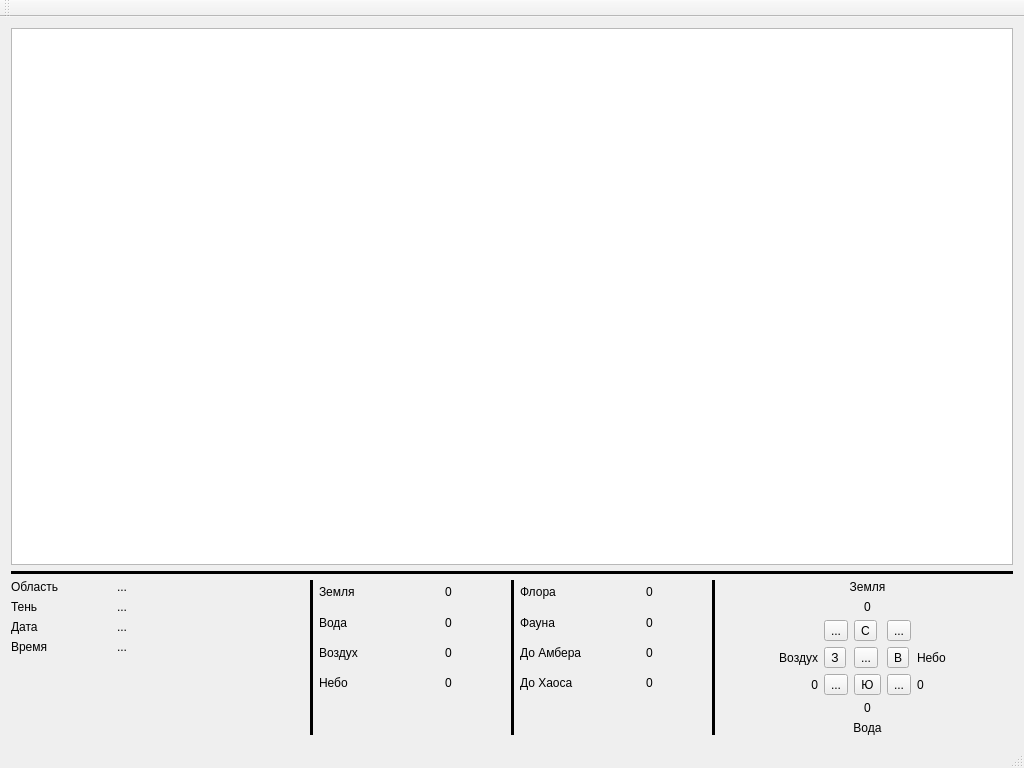
<?xml version="1.0" encoding="UTF-8"?>
<ui version="4.0">
 <class>ShadowsView</class>
 <widget class="QMainWindow" name="ShadowsView">
  <property name="geometry">
   <rect>
    <x>0</x>
    <y>0</y>
    <width>1024</width>
    <height>768</height>
   </rect>
  </property>
  <property name="sizePolicy">
   <sizepolicy hsizetype="Fixed" vsizetype="Fixed">
    <horstretch>0</horstretch>
    <verstretch>0</verstretch>
   </sizepolicy>
  </property>
  <property name="minimumSize">
   <size>
    <width>800</width>
    <height>600</height>
   </size>
  </property>
  <property name="maximumSize">
   <size>
    <width>1024</width>
    <height>768</height>
   </size>
  </property>
  <property name="windowTitle">
   <string>Амбер</string>
  </property>
  <widget class="QWidget" name="centralWidget">
   <layout class="QVBoxLayout" name="verticalLayout">
    <item>
     <widget class="QPlainTextEdit" name="pte_amberLog">
      <property name="plainText">
       <string/>
      </property>
     </widget>
    </item>
    <item>
     <widget class="Line" name="line_5">
      <property name="frameShadow">
       <enum>QFrame::Plain</enum>
      </property>
      <property name="lineWidth">
       <number>4</number>
      </property>
      <property name="orientation">
       <enum>Qt::Horizontal</enum>
      </property>
     </widget>
    </item>
    <item>
     <layout class="QHBoxLayout" name="horizontalLayout">
      <item>
       <layout class="QFormLayout" name="formLayout">
        <property name="fieldGrowthPolicy">
         <enum>QFormLayout::AllNonFixedFieldsGrow</enum>
        </property>
        <item row="0" column="0">
         <widget class="QLabel" name="l_areaName">
          <property name="sizePolicy">
           <sizepolicy hsizetype="Fixed" vsizetype="Preferred">
            <horstretch>0</horstretch>
            <verstretch>0</verstretch>
           </sizepolicy>
          </property>
          <property name="minimumSize">
           <size>
            <width>100</width>
            <height>0</height>
           </size>
          </property>
          <property name="text">
           <string>Область</string>
          </property>
         </widget>
        </item>
        <item row="0" column="1">
         <widget class="QLabel" name="l_area">
          <property name="sizePolicy">
           <sizepolicy hsizetype="Fixed" vsizetype="Preferred">
            <horstretch>0</horstretch>
            <verstretch>0</verstretch>
           </sizepolicy>
          </property>
          <property name="minimumSize">
           <size>
            <width>150</width>
            <height>0</height>
           </size>
          </property>
          <property name="text">
           <string>...</string>
          </property>
         </widget>
        </item>
        <item row="1" column="0">
         <widget class="QLabel" name="l_shadowName">
          <property name="text">
           <string>Тень</string>
          </property>
         </widget>
        </item>
        <item row="1" column="1">
         <widget class="QLabel" name="l_shadow">
          <property name="text">
           <string>...</string>
          </property>
         </widget>
        </item>
        <item row="2" column="0">
         <widget class="QLabel" name="label_9">
          <property name="text">
           <string>Дата</string>
          </property>
         </widget>
        </item>
        <item row="2" column="1">
         <widget class="QLabel" name="l_date">
          <property name="text">
           <string>...</string>
          </property>
         </widget>
        </item>
        <item row="3" column="0">
         <widget class="QLabel" name="label_11">
          <property name="text">
           <string>Время</string>
          </property>
         </widget>
        </item>
        <item row="3" column="1">
         <widget class="QLabel" name="l_time">
          <property name="text">
           <string>...</string>
          </property>
         </widget>
        </item>
       </layout>
      </item>
      <item>
       <widget class="Line" name="line">
        <property name="frameShadow">
         <enum>QFrame::Plain</enum>
        </property>
        <property name="lineWidth">
         <number>4</number>
        </property>
        <property name="orientation">
         <enum>Qt::Vertical</enum>
        </property>
       </widget>
      </item>
      <item>
       <layout class="QGridLayout" name="gridLayout_4" columnminimumwidth="0,0">
        <item row="3" column="0">
         <widget class="QLabel" name="l_skyName_2">
          <property name="sizePolicy">
           <sizepolicy hsizetype="Preferred" vsizetype="Preferred">
            <horstretch>0</horstretch>
            <verstretch>0</verstretch>
           </sizepolicy>
          </property>
          <property name="minimumSize">
           <size>
            <width>120</width>
            <height>0</height>
           </size>
          </property>
          <property name="text">
           <string>Небо</string>
          </property>
          <property name="alignment">
           <set>Qt::AlignLeading|Qt::AlignLeft|Qt::AlignVCenter</set>
          </property>
         </widget>
        </item>
        <item row="0" column="1">
         <widget class="QLabel" name="l_ground_2">
          <property name="sizePolicy">
           <sizepolicy hsizetype="Fixed" vsizetype="Preferred">
            <horstretch>0</horstretch>
            <verstretch>0</verstretch>
           </sizepolicy>
          </property>
          <property name="minimumSize">
           <size>
            <width>60</width>
            <height>0</height>
           </size>
          </property>
          <property name="maximumSize">
           <size>
            <width>32</width>
            <height>16777215</height>
           </size>
          </property>
          <property name="text">
           <string>0</string>
          </property>
          <property name="alignment">
           <set>Qt::AlignLeading|Qt::AlignLeft|Qt::AlignVCenter</set>
          </property>
         </widget>
        </item>
        <item row="2" column="1">
         <widget class="QLabel" name="l_air_2">
          <property name="minimumSize">
           <size>
            <width>0</width>
            <height>0</height>
           </size>
          </property>
          <property name="maximumSize">
           <size>
            <width>16777215</width>
            <height>16777215</height>
           </size>
          </property>
          <property name="text">
           <string>0</string>
          </property>
          <property name="alignment">
           <set>Qt::AlignLeading|Qt::AlignLeft|Qt::AlignVCenter</set>
          </property>
         </widget>
        </item>
        <item row="1" column="1">
         <widget class="QLabel" name="l_water_2">
          <property name="minimumSize">
           <size>
            <width>0</width>
            <height>0</height>
           </size>
          </property>
          <property name="maximumSize">
           <size>
            <width>32</width>
            <height>16777215</height>
           </size>
          </property>
          <property name="text">
           <string>0</string>
          </property>
          <property name="alignment">
           <set>Qt::AlignLeading|Qt::AlignLeft|Qt::AlignVCenter</set>
          </property>
         </widget>
        </item>
        <item row="3" column="1">
         <widget class="QLabel" name="l_sky_2">
          <property name="minimumSize">
           <size>
            <width>0</width>
            <height>0</height>
           </size>
          </property>
          <property name="maximumSize">
           <size>
            <width>16777215</width>
            <height>16777215</height>
           </size>
          </property>
          <property name="text">
           <string>0</string>
          </property>
         </widget>
        </item>
        <item row="1" column="0">
         <widget class="QLabel" name="l_waterName_2">
          <property name="sizePolicy">
           <sizepolicy hsizetype="Preferred" vsizetype="Preferred">
            <horstretch>0</horstretch>
            <verstretch>0</verstretch>
           </sizepolicy>
          </property>
          <property name="minimumSize">
           <size>
            <width>120</width>
            <height>0</height>
           </size>
          </property>
          <property name="text">
           <string>Вода</string>
          </property>
          <property name="alignment">
           <set>Qt::AlignLeading|Qt::AlignLeft|Qt::AlignVCenter</set>
          </property>
         </widget>
        </item>
        <item row="4" column="0">
         <spacer name="verticalSpacer">
          <property name="orientation">
           <enum>Qt::Vertical</enum>
          </property>
          <property name="sizeType">
           <enum>QSizePolicy::Minimum</enum>
          </property>
          <property name="sizeHint" stdset="0">
           <size>
            <width>20</width>
            <height>40</height>
           </size>
          </property>
         </spacer>
        </item>
        <item row="0" column="0">
         <widget class="QLabel" name="l_groundName_2">
          <property name="sizePolicy">
           <sizepolicy hsizetype="Fixed" vsizetype="Preferred">
            <horstretch>0</horstretch>
            <verstretch>0</verstretch>
           </sizepolicy>
          </property>
          <property name="minimumSize">
           <size>
            <width>120</width>
            <height>0</height>
           </size>
          </property>
          <property name="maximumSize">
           <size>
            <width>120</width>
            <height>16777215</height>
           </size>
          </property>
          <property name="text">
           <string>Земля</string>
          </property>
          <property name="alignment">
           <set>Qt::AlignLeading|Qt::AlignLeft|Qt::AlignVCenter</set>
          </property>
         </widget>
        </item>
        <item row="2" column="0">
         <widget class="QLabel" name="l_airName_2">
          <property name="sizePolicy">
           <sizepolicy hsizetype="Minimum" vsizetype="Preferred">
            <horstretch>0</horstretch>
            <verstretch>0</verstretch>
           </sizepolicy>
          </property>
          <property name="minimumSize">
           <size>
            <width>120</width>
            <height>0</height>
           </size>
          </property>
          <property name="text">
           <string>Воздух</string>
          </property>
          <property name="alignment">
           <set>Qt::AlignLeading|Qt::AlignLeft|Qt::AlignVCenter</set>
          </property>
         </widget>
        </item>
       </layout>
      </item>
      <item>
       <widget class="Line" name="line_2">
        <property name="frameShadow">
         <enum>QFrame::Plain</enum>
        </property>
        <property name="lineWidth">
         <number>4</number>
        </property>
        <property name="orientation">
         <enum>Qt::Vertical</enum>
        </property>
       </widget>
      </item>
      <item>
       <layout class="QGridLayout" name="gridLayout_3" columnminimumwidth="0,0">
        <item row="2" column="1">
         <widget class="QLabel" name="l_amberDistance">
          <property name="minimumSize">
           <size>
            <width>0</width>
            <height>0</height>
           </size>
          </property>
          <property name="maximumSize">
           <size>
            <width>16777215</width>
            <height>16777215</height>
           </size>
          </property>
          <property name="text">
           <string>0</string>
          </property>
         </widget>
        </item>
        <item row="0" column="0">
         <widget class="QLabel" name="l_floraName">
          <property name="sizePolicy">
           <sizepolicy hsizetype="Fixed" vsizetype="Preferred">
            <horstretch>0</horstretch>
            <verstretch>0</verstretch>
           </sizepolicy>
          </property>
          <property name="minimumSize">
           <size>
            <width>120</width>
            <height>0</height>
           </size>
          </property>
          <property name="maximumSize">
           <size>
            <width>120</width>
            <height>16777215</height>
           </size>
          </property>
          <property name="text">
           <string>Флора</string>
          </property>
         </widget>
        </item>
        <item row="1" column="0">
         <widget class="QLabel" name="l_faunaName">
          <property name="text">
           <string>Фауна</string>
          </property>
         </widget>
        </item>
        <item row="0" column="1">
         <widget class="QLabel" name="l_flora">
          <property name="sizePolicy">
           <sizepolicy hsizetype="Fixed" vsizetype="Preferred">
            <horstretch>0</horstretch>
            <verstretch>0</verstretch>
           </sizepolicy>
          </property>
          <property name="minimumSize">
           <size>
            <width>60</width>
            <height>0</height>
           </size>
          </property>
          <property name="maximumSize">
           <size>
            <width>60</width>
            <height>16777215</height>
           </size>
          </property>
          <property name="text">
           <string>0</string>
          </property>
         </widget>
        </item>
        <item row="2" column="0">
         <widget class="QLabel" name="l_amberDistanceName">
          <property name="text">
           <string>До Амбера</string>
          </property>
         </widget>
        </item>
        <item row="3" column="0">
         <widget class="QLabel" name="l_chaosDistanceName">
          <property name="text">
           <string>До Хаоса</string>
          </property>
         </widget>
        </item>
        <item row="1" column="1">
         <widget class="QLabel" name="l_fauna">
          <property name="minimumSize">
           <size>
            <width>0</width>
            <height>0</height>
           </size>
          </property>
          <property name="maximumSize">
           <size>
            <width>16777215</width>
            <height>16777215</height>
           </size>
          </property>
          <property name="text">
           <string>0</string>
          </property>
         </widget>
        </item>
        <item row="3" column="1">
         <widget class="QLabel" name="l_chaosDistance">
          <property name="minimumSize">
           <size>
            <width>0</width>
            <height>0</height>
           </size>
          </property>
          <property name="maximumSize">
           <size>
            <width>16777215</width>
            <height>16777215</height>
           </size>
          </property>
          <property name="text">
           <string>0</string>
          </property>
         </widget>
        </item>
        <item row="4" column="0">
         <spacer name="verticalSpacer_2">
          <property name="orientation">
           <enum>Qt::Vertical</enum>
          </property>
          <property name="sizeType">
           <enum>QSizePolicy::Minimum</enum>
          </property>
          <property name="sizeHint" stdset="0">
           <size>
            <width>20</width>
            <height>40</height>
           </size>
          </property>
         </spacer>
        </item>
       </layout>
      </item>
      <item>
       <widget class="Line" name="line_4">
        <property name="frameShadow">
         <enum>QFrame::Plain</enum>
        </property>
        <property name="lineWidth">
         <number>4</number>
        </property>
        <property name="orientation">
         <enum>Qt::Vertical</enum>
        </property>
       </widget>
      </item>
      <item>
       <layout class="QGridLayout" name="gridLayout_2" rowstretch="0,0,0,0,0,0,0">
        <item row="5" column="3">
         <widget class="QLabel" name="l_water">
          <property name="minimumSize">
           <size>
            <width>0</width>
            <height>0</height>
           </size>
          </property>
          <property name="maximumSize">
           <size>
            <width>32</width>
            <height>16777215</height>
           </size>
          </property>
          <property name="text">
           <string>0</string>
          </property>
          <property name="alignment">
           <set>Qt::AlignCenter</set>
          </property>
         </widget>
        </item>
        <item row="2" column="2">
         <widget class="QToolButton" name="tb_goNorthWest">
          <property name="minimumSize">
           <size>
            <width>0</width>
            <height>0</height>
           </size>
          </property>
          <property name="text">
           <string>...</string>
          </property>
          <property name="icon">
           <iconset resource="Icons.qrc">
            <normaloff>:/icons/icons/arrow_left-up.png</normaloff>:/icons/icons/arrow_left-up.png</iconset>
          </property>
          <property name="iconSize">
           <size>
            <width>32</width>
            <height>32</height>
           </size>
          </property>
         </widget>
        </item>
        <item row="3" column="2">
         <widget class="QToolButton" name="tb_goWest">
          <property name="minimumSize">
           <size>
            <width>0</width>
            <height>0</height>
           </size>
          </property>
          <property name="text">
           <string>З</string>
          </property>
          <property name="icon">
           <iconset resource="Icons.qrc">
            <normaloff>:/icons/icons/arrow_left.png</normaloff>:/icons/icons/arrow_left.png</iconset>
          </property>
          <property name="iconSize">
           <size>
            <width>32</width>
            <height>32</height>
           </size>
          </property>
         </widget>
        </item>
        <item row="4" column="3">
         <widget class="QToolButton" name="tb_goSouth">
          <property name="minimumSize">
           <size>
            <width>0</width>
            <height>0</height>
           </size>
          </property>
          <property name="text">
           <string>Ю</string>
          </property>
          <property name="icon">
           <iconset resource="Icons.qrc">
            <normaloff>:/icons/icons/arrow_down.png</normaloff>:/icons/icons/arrow_down.png</iconset>
          </property>
          <property name="iconSize">
           <size>
            <width>32</width>
            <height>32</height>
           </size>
          </property>
         </widget>
        </item>
        <item row="4" column="2">
         <widget class="QToolButton" name="tb_goSouthWest">
          <property name="minimumSize">
           <size>
            <width>0</width>
            <height>0</height>
           </size>
          </property>
          <property name="text">
           <string>...</string>
          </property>
          <property name="icon">
           <iconset resource="Icons.qrc">
            <normaloff>:/icons/icons/arrow_left-down.png</normaloff>:/icons/icons/arrow_left-down.png</iconset>
          </property>
          <property name="iconSize">
           <size>
            <width>32</width>
            <height>32</height>
           </size>
          </property>
         </widget>
        </item>
        <item row="3" column="4">
         <widget class="QToolButton" name="tb_goEast">
          <property name="minimumSize">
           <size>
            <width>0</width>
            <height>0</height>
           </size>
          </property>
          <property name="text">
           <string>В</string>
          </property>
          <property name="icon">
           <iconset resource="Icons.qrc">
            <normaloff>:/icons/icons/arrow_right.png</normaloff>:/icons/icons/arrow_right.png</iconset>
          </property>
          <property name="iconSize">
           <size>
            <width>32</width>
            <height>32</height>
           </size>
          </property>
          <property name="autoRepeat">
           <bool>false</bool>
          </property>
         </widget>
        </item>
        <item row="4" column="4">
         <widget class="QToolButton" name="tb_goSouthEast">
          <property name="minimumSize">
           <size>
            <width>0</width>
            <height>0</height>
           </size>
          </property>
          <property name="text">
           <string>...</string>
          </property>
          <property name="icon">
           <iconset resource="Icons.qrc">
            <normaloff>:/icons/icons/arrow_right-down.png</normaloff>:/icons/icons/arrow_right-down.png</iconset>
          </property>
          <property name="iconSize">
           <size>
            <width>32</width>
            <height>32</height>
           </size>
          </property>
         </widget>
        </item>
        <item row="2" column="4">
         <widget class="QToolButton" name="tb_goNorthEast">
          <property name="minimumSize">
           <size>
            <width>0</width>
            <height>0</height>
           </size>
          </property>
          <property name="text">
           <string>...</string>
          </property>
          <property name="icon">
           <iconset resource="Icons.qrc">
            <normaloff>:/icons/icons/arrow_right-up.png</normaloff>:/icons/icons/arrow_right-up.png</iconset>
          </property>
          <property name="iconSize">
           <size>
            <width>32</width>
            <height>32</height>
           </size>
          </property>
         </widget>
        </item>
        <item row="2" column="3">
         <widget class="QToolButton" name="tb_goNorth">
          <property name="minimumSize">
           <size>
            <width>0</width>
            <height>0</height>
           </size>
          </property>
          <property name="text">
           <string>С</string>
          </property>
          <property name="icon">
           <iconset resource="Icons.qrc">
            <normaloff>:/icons/icons/arrow_up.png</normaloff>:/icons/icons/arrow_up.png</iconset>
          </property>
          <property name="iconSize">
           <size>
            <width>32</width>
            <height>32</height>
           </size>
          </property>
         </widget>
        </item>
        <item row="1" column="3">
         <widget class="QLabel" name="l_ground">
          <property name="sizePolicy">
           <sizepolicy hsizetype="Fixed" vsizetype="Preferred">
            <horstretch>0</horstretch>
            <verstretch>0</verstretch>
           </sizepolicy>
          </property>
          <property name="minimumSize">
           <size>
            <width>0</width>
            <height>0</height>
           </size>
          </property>
          <property name="maximumSize">
           <size>
            <width>32</width>
            <height>16777215</height>
           </size>
          </property>
          <property name="text">
           <string>0</string>
          </property>
          <property name="alignment">
           <set>Qt::AlignCenter</set>
          </property>
         </widget>
        </item>
        <item row="4" column="1">
         <widget class="QLabel" name="l_air">
          <property name="minimumSize">
           <size>
            <width>0</width>
            <height>0</height>
           </size>
          </property>
          <property name="maximumSize">
           <size>
            <width>16777215</width>
            <height>16777215</height>
           </size>
          </property>
          <property name="text">
           <string>0</string>
          </property>
          <property name="alignment">
           <set>Qt::AlignRight|Qt::AlignTrailing|Qt::AlignVCenter</set>
          </property>
         </widget>
        </item>
        <item row="3" column="1">
         <widget class="QLabel" name="l_airName">
          <property name="sizePolicy">
           <sizepolicy hsizetype="Minimum" vsizetype="Preferred">
            <horstretch>0</horstretch>
            <verstretch>0</verstretch>
           </sizepolicy>
          </property>
          <property name="minimumSize">
           <size>
            <width>0</width>
            <height>0</height>
           </size>
          </property>
          <property name="text">
           <string>Воздух</string>
          </property>
          <property name="alignment">
           <set>Qt::AlignRight|Qt::AlignTrailing|Qt::AlignVCenter</set>
          </property>
         </widget>
        </item>
        <item row="4" column="5">
         <widget class="QLabel" name="l_sky">
          <property name="minimumSize">
           <size>
            <width>0</width>
            <height>0</height>
           </size>
          </property>
          <property name="maximumSize">
           <size>
            <width>16777215</width>
            <height>16777215</height>
           </size>
          </property>
          <property name="text">
           <string>0</string>
          </property>
         </widget>
        </item>
        <item row="3" column="5">
         <widget class="QLabel" name="l_skyName">
          <property name="text">
           <string>Небо</string>
          </property>
         </widget>
        </item>
        <item row="0" column="2" colspan="3">
         <widget class="QLabel" name="l_groundName">
          <property name="text">
           <string>Земля</string>
          </property>
          <property name="alignment">
           <set>Qt::AlignCenter</set>
          </property>
         </widget>
        </item>
        <item row="6" column="2" colspan="3">
         <widget class="QLabel" name="l_waterName">
          <property name="text">
           <string>Вода</string>
          </property>
          <property name="alignment">
           <set>Qt::AlignCenter</set>
          </property>
         </widget>
        </item>
        <item row="3" column="3">
         <widget class="QToolButton" name="toolButton">
          <property name="text">
           <string>...</string>
          </property>
          <property name="icon">
           <iconset resource="Icons.qrc">
            <normaloff>:/icons/icons/refresh.png</normaloff>:/icons/icons/refresh.png</iconset>
          </property>
          <property name="iconSize">
           <size>
            <width>32</width>
            <height>32</height>
           </size>
          </property>
          <property name="checkable">
           <bool>true</bool>
          </property>
          <property name="checked">
           <bool>false</bool>
          </property>
         </widget>
        </item>
       </layout>
      </item>
     </layout>
    </item>
   </layout>
  </widget>
  <widget class="QMenuBar" name="menuBar">
   <property name="geometry">
    <rect>
     <x>0</x>
     <y>0</y>
     <width>1024</width>
     <height>31</height>
    </rect>
   </property>
  </widget>
  <widget class="QToolBar" name="mainToolBar">
   <attribute name="toolBarArea">
    <enum>TopToolBarArea</enum>
   </attribute>
   <attribute name="toolBarBreak">
    <bool>false</bool>
   </attribute>
  </widget>
  <widget class="QStatusBar" name="statusBar"/>
 </widget>
 <layoutdefault spacing="6" margin="11"/>
 <resources>
  <include location="Icons.qrc"/>
 </resources>
 <connections>
  <connection>
   <sender>tb_goNorth</sender>
   <signal>clicked()</signal>
   <receiver>ShadowsView</receiver>
   <slot>goNorth()</slot>
   <hints>
    <hint type="sourcelabel">
     <x>906</x>
     <y>567</y>
    </hint>
    <hint type="destinationlabel">
     <x>976</x>
     <y>535</y>
    </hint>
   </hints>
  </connection>
  <connection>
   <sender>tb_goWest</sender>
   <signal>clicked()</signal>
   <receiver>ShadowsView</receiver>
   <slot>goWest()</slot>
   <hints>
    <hint type="sourcelabel">
     <x>860</x>
     <y>615</y>
    </hint>
    <hint type="destinationlabel">
     <x>982</x>
     <y>500</y>
    </hint>
   </hints>
  </connection>
  <connection>
   <sender>tb_goEast</sender>
   <signal>clicked()</signal>
   <receiver>ShadowsView</receiver>
   <slot>goEast()</slot>
   <hints>
    <hint type="sourcelabel">
     <x>952</x>
     <y>615</y>
    </hint>
    <hint type="destinationlabel">
     <x>990</x>
     <y>568</y>
    </hint>
   </hints>
  </connection>
  <connection>
   <sender>tb_goSouth</sender>
   <signal>clicked()</signal>
   <receiver>ShadowsView</receiver>
   <slot>goSouth()</slot>
   <hints>
    <hint type="sourcelabel">
     <x>906</x>
     <y>663</y>
    </hint>
    <hint type="destinationlabel">
     <x>974</x>
     <y>593</y>
    </hint>
   </hints>
  </connection>
  <connection>
   <sender>tb_goNorthEast</sender>
   <signal>clicked()</signal>
   <receiver>ShadowsView</receiver>
   <slot>goNorthEast()</slot>
   <hints>
    <hint type="sourcelabel">
     <x>952</x>
     <y>567</y>
    </hint>
    <hint type="destinationlabel">
     <x>1038</x>
     <y>630</y>
    </hint>
   </hints>
  </connection>
  <connection>
   <sender>tb_goSouthEast</sender>
   <signal>clicked()</signal>
   <receiver>ShadowsView</receiver>
   <slot>goSouthEast()</slot>
   <hints>
    <hint type="sourcelabel">
     <x>952</x>
     <y>663</y>
    </hint>
    <hint type="destinationlabel">
     <x>1023</x>
     <y>709</y>
    </hint>
   </hints>
  </connection>
  <connection>
   <sender>tb_goSouthWest</sender>
   <signal>clicked()</signal>
   <receiver>ShadowsView</receiver>
   <slot>goSouthWest()</slot>
   <hints>
    <hint type="sourcelabel">
     <x>860</x>
     <y>663</y>
    </hint>
    <hint type="destinationlabel">
     <x>932</x>
     <y>736</y>
    </hint>
   </hints>
  </connection>
  <connection>
   <sender>tb_goNorthWest</sender>
   <signal>clicked()</signal>
   <receiver>ShadowsView</receiver>
   <slot>goNorthWest()</slot>
   <hints>
    <hint type="sourcelabel">
     <x>860</x>
     <y>567</y>
    </hint>
    <hint type="destinationlabel">
     <x>926</x>
     <y>602</y>
    </hint>
   </hints>
  </connection>
  <connection>
   <sender>toolButton</sender>
   <signal>toggled(bool)</signal>
   <receiver>ShadowsView</receiver>
   <slot>switchAmberTimeTicking(bool)</slot>
   <hints>
    <hint type="sourcelabel">
     <x>906</x>
     <y>615</y>
    </hint>
    <hint type="destinationlabel">
     <x>991</x>
     <y>645</y>
    </hint>
   </hints>
  </connection>
 </connections>
 <slots>
  <slot>goNorth()</slot>
  <slot>directionAmber()</slot>
  <slot>directionChaos()</slot>
  <slot>test()</slot>
  <slot>goSouth()</slot>
  <slot>goWest()</slot>
  <slot>goEast()</slot>
  <slot>goNorthEast()</slot>
  <slot>goNorthWest()</slot>
  <slot>goSouthEast()</slot>
  <slot>goSouthWest()</slot>
  <slot>switchAmberTimeTicking(bool)</slot>
 </slots>
</ui>
